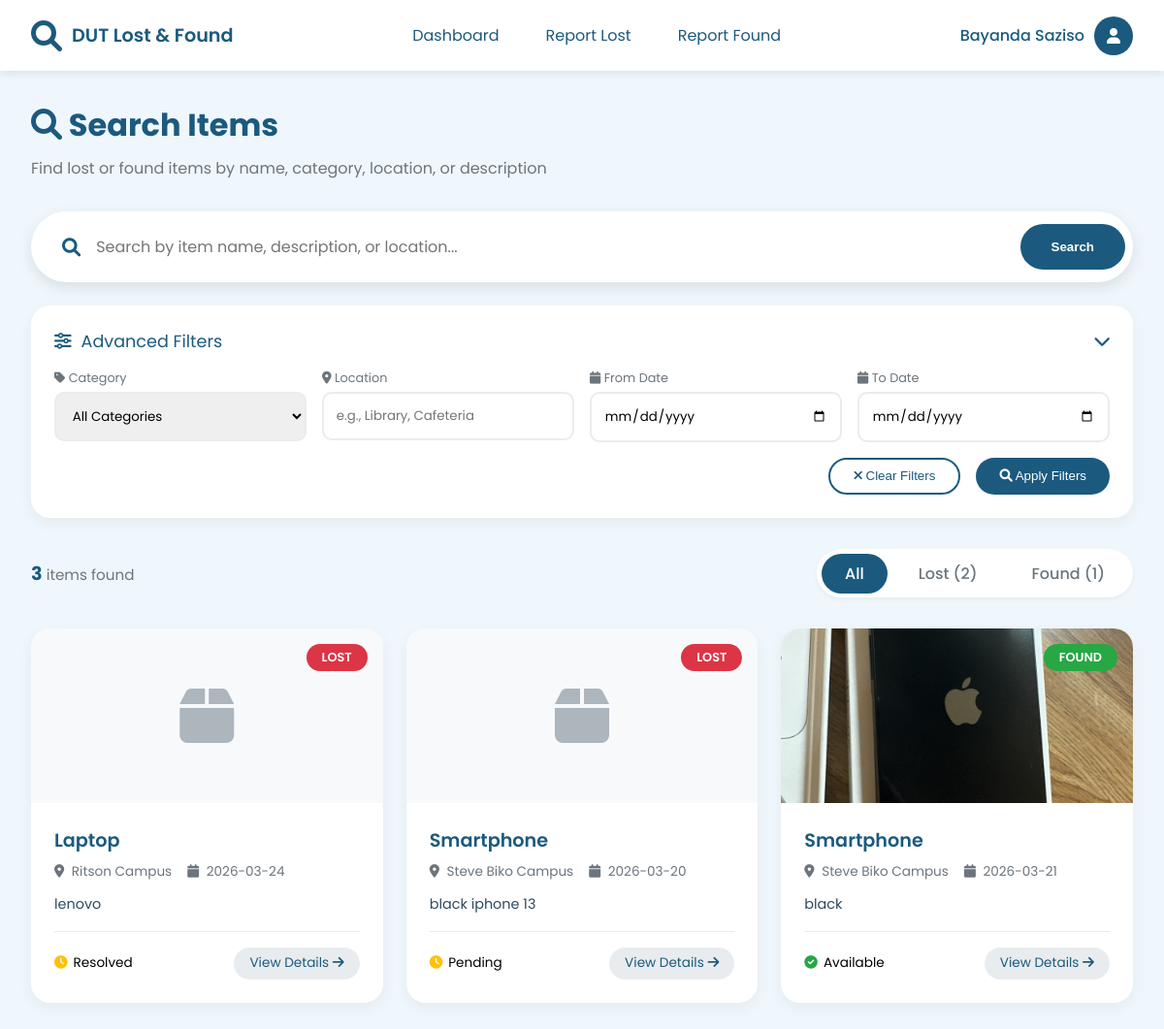
Page /search (signed in) on the earlier database version.
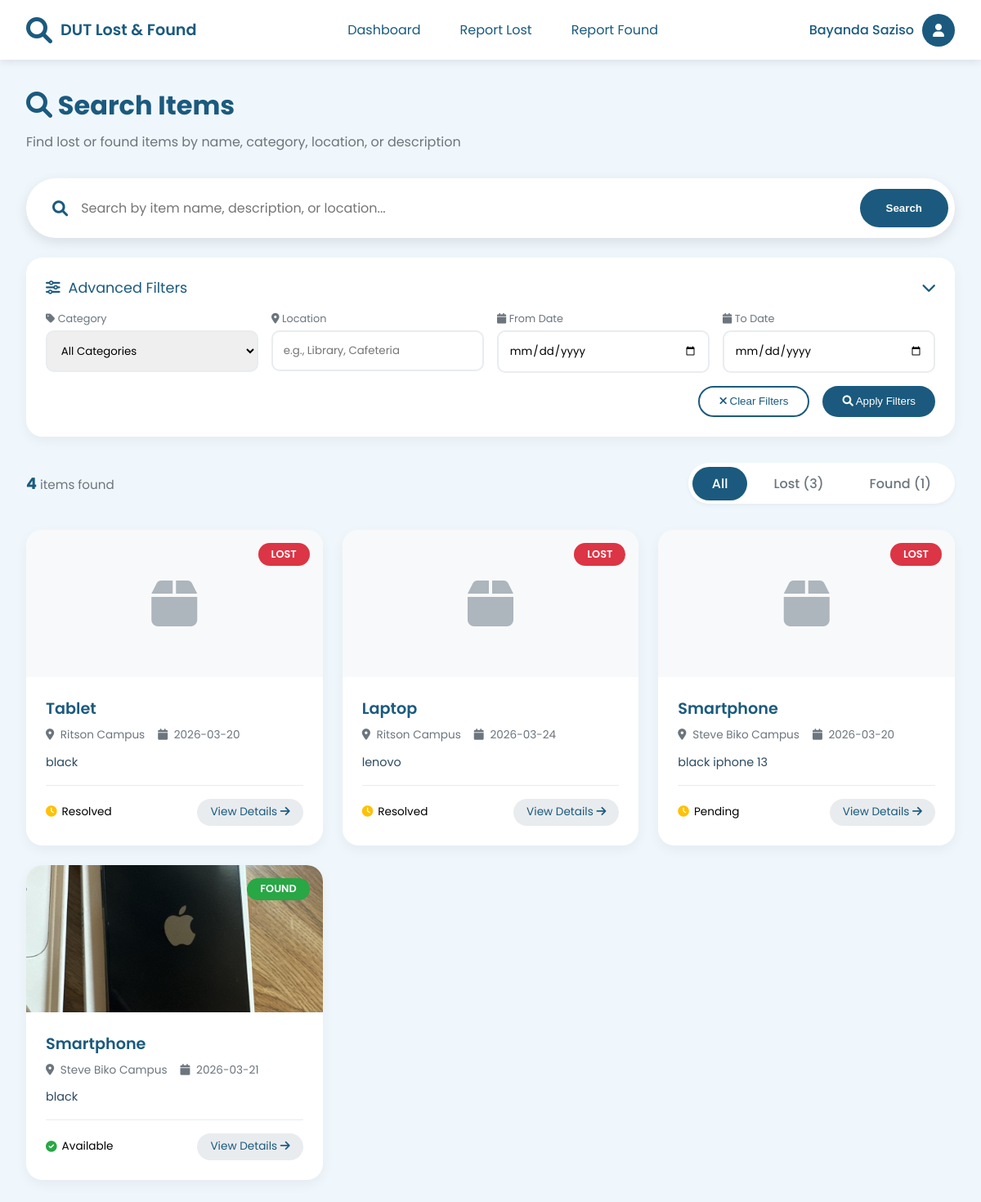
Same page on the later database version.
### tables this page shows
CREATE TABLE lost_items
                 (id INTEGER PRIMARY KEY AUTOINCREMENT,
                  user_id INTEGER,
                  item_name TEXT NOT NULL,
                  category TEXT NOT NULL,
                  description TEXT NOT NULL,
                  date_lost DATE NOT NULL,
                  location TEXT NOT NULL,
                  latitude REAL,
                  longitude REAL,
                  contact_name TEXT NOT NULL,
                  contact_email TEXT NOT NULL,
                  contact_phone TEXT,
                  reward_offered BOOLEAN DEFAULT 0,
                  image_path TEXT,
                  status TEXT DEFAULT 'pending',
                  resolved_at TIMESTAMP,
                  resolved_by INTEGER,
                  created_at TIMESTAMP DEFAULT CURRENT_TIMESTAMP, pickup_preference TEXT DEFAULT 'storeroom',
                  FOREIGN KEY (user_id) REFERENCES users(id),
                  FOREIGN KEY (resolved_by) REFERENCES users(id));

CREATE TABLE found_items
                 (id INTEGER PRIMARY KEY AUTOINCREMENT,
                  user_id INTEGER,
                  item_name TEXT NOT NULL,
                  category TEXT NOT NULL,
                  description TEXT NOT NULL,
                  date_found DATE NOT NULL,
                  location TEXT NOT NULL,
                  latitude REAL,
                  longitude REAL,
                  contact_name TEXT NOT NULL,
                  contact_email TEXT NOT NULL,
                  contact_phone TEXT,
                  image_path TEXT,
                  status TEXT DEFAULT 'available',
                  resolved_at TIMESTAMP,
                  resolved_by INTEGER,
                  created_at TIMESTAMP DEFAULT CURRENT_TIMESTAMP, reward_offered BOOLEAN DEFAULT 0,
                  FOREIGN KEY (user_id) REFERENCES users(id),
                  FOREIGN KEY (resolved_by) REFERENCES users(id));

### app.py (the view)
@app.route('/search')
def search():
    if 'user' not in session:
        flash("Please login to search items", "warning")
        return redirect(url_for('login'))
    query = request.args.get('q', '').strip()
    category = request.args.get('category', '')
    item_type = request.args.get('type', 'all')
    conn = get_db()
    lost_items = []
    found_items = []
    if item_type in ['all', 'lost']:
        lost_items = conn.execute('''SELECT *, 'lost' as type FROM lost_items
                                      WHERE (item_name LIKE ? OR description LIKE ?)
                                      AND category LIKE ?
                                      ORDER BY created_at DESC''',
                                  (f'%{query}%', f'%{query}%', f'%{category}%')).fetchall()
    if item_type in ['all', 'found']:
        found_items = conn.execute('''SELECT *, 'found' as type FROM found_items
                                       WHERE status = 'available'
                                       AND (item_name LIKE ? OR description LIKE ?)
                                       AND category LIKE ?
                                       ORDER BY created_at DESC''',
                                   (f'%{query}%', f'%{query}%', f'%{category}%')).fetchall()
    conn.close()
    return render_template('search_results.html',
                         user=session['user'],
                         query=query,
                         category=category,
                         item_type=item_type,
                         lost_items=[dict(li) for li in lost_items],
                         found_items=[dict(fi) for fi in found_items])

### app.py (called while the page is built)
def get_db():
    conn = sqlite3.connect('lost_and_found.db')
    conn.row_factory = sqlite3.Row
    return conn

### templates/search_results.html (shortened to what the changed rows need)
<!DOCTYPE html>
<html lang="en">
<head>
    <link rel="stylesheet" href="https://cdnjs.cloudflare.com/ajax/libs/font-awesome/6.0.0-beta3/css/all.min.css">
</head>
<body>
    <div class="container">
        <div class="search-header">
            <h1><i class="fas fa-search"></i> Search Items</h1>
        </div>
        <div class="results-header">
            <div class="results-count">
                <strong>{{ lost_items|length + found_items|length }}</strong> items found
            </div>
            <div class="type-tabs">
                <a href="?{% if query %}q={{ query }}&{% endif %}type=all" class="type-tab {% if item_type == 'all' or not item_type %}active{% endif %}">All</a>
                <a href="?{% if query %}q={{ query }}&{% endif %}type=lost" class="type-tab {% if item_type == 'lost' %}active{% endif %}">Lost ({{ lost_items|length }})</a>
                <a href="?{% if query %}q={{ query }}&{% endif %}type=found" class="type-tab {% if item_type == 'found' %}active{% endif %}">Found ({{ found_items|length }})</a>
            </div>
        </div>
        <div class="items-grid">
            {% for item in lost_items %}
            <div class="item-card" onclick="window.location.href='/item/lost/{{ item.id }}'">
                <div class="item-image">
                    {% if item.image_path %}
                        <img src="{{ url_for('static', filename=item.image_path) }}" alt="{{ item.item_name }}">
                    {% else %}
                        <i class="fas fa-box placeholder-icon"></i>
                    {% endif %}
                    <span class="item-badge badge-lost">LOST</span>
                </div>
                <div class="item-content">
                    <div class="item-title">{{ item.item_name }}</div>
                    <div class="item-meta">
                        <span><i class="fas fa-map-marker-alt"></i> {{ item.location }}</span>
                        <span><i class="fas fa-calendar"></i> {{ item.date_lost }}</span>
                    </div>
                    <div class="item-description">
                        {{ item.description }}
                    </div>
                    <div class="item-footer">
                        <div class="item-status">
                            <i class="fas fa-clock" style="color: #ffc107;"></i>
                            <span>{{ item.status|capitalize }}</span>
                        </div>
                        <span class="btn-view">View Details <i class="fas fa-arrow-right"></i></span>
                    </div>
                </div>
            </div>
            {% endfor %}
            {% for item in found_items %}
            <div class="item-card" onclick="window.location.href='/item/found/{{ item.id }}'">
                <div class="item-image">
                    {% if item.image_path %}
                        <img src="{{ url_for('static', filename=item.image_path) }}" alt="{{ item.item_name }}">
                    {% else %}
                        <i class="fas fa-box placeholder-icon"></i>
                    {% endif %}
                    <span class="item-badge badge-found">FOUND</span>
                </div>
                <div class="item-content">
                    <div class="item-title">{{ item.item_name }}</div>
                    <div class="item-meta">
                        <span><i class="fas fa-map-marker-alt"></i> {{ item.location }}</span>
                        <span><i class="fas fa-calendar"></i> {{ item.date_found }}</span>
                    </div>
                    <div class="item-description">
                        {{ item.description }}
                    </div>
                    <div class="item-footer">
                        <div class="item-status">
                            <i class="fas fa-check-circle" style="color: #28a745;"></i>
                            <span>{{ item.status|capitalize }}</span>
                        </div>
                        <span class="btn-view">View Details <i class="fas fa-arrow-right"></i></span>
                    </div>
                </div>
            </div>
            {% endfor %}
        </div>
    </div>
</body>
</html>

Differences in the rows shown:
added lost_items: item_name "Tablet", location "Ritson Campus", date_lost "2026-03-20", description "black", status "Resolved"
Other differences:
{{ lost_items|length + found_items|length }}: "3" → "4"
{{ lost_items|length }}: "2" → "3"
